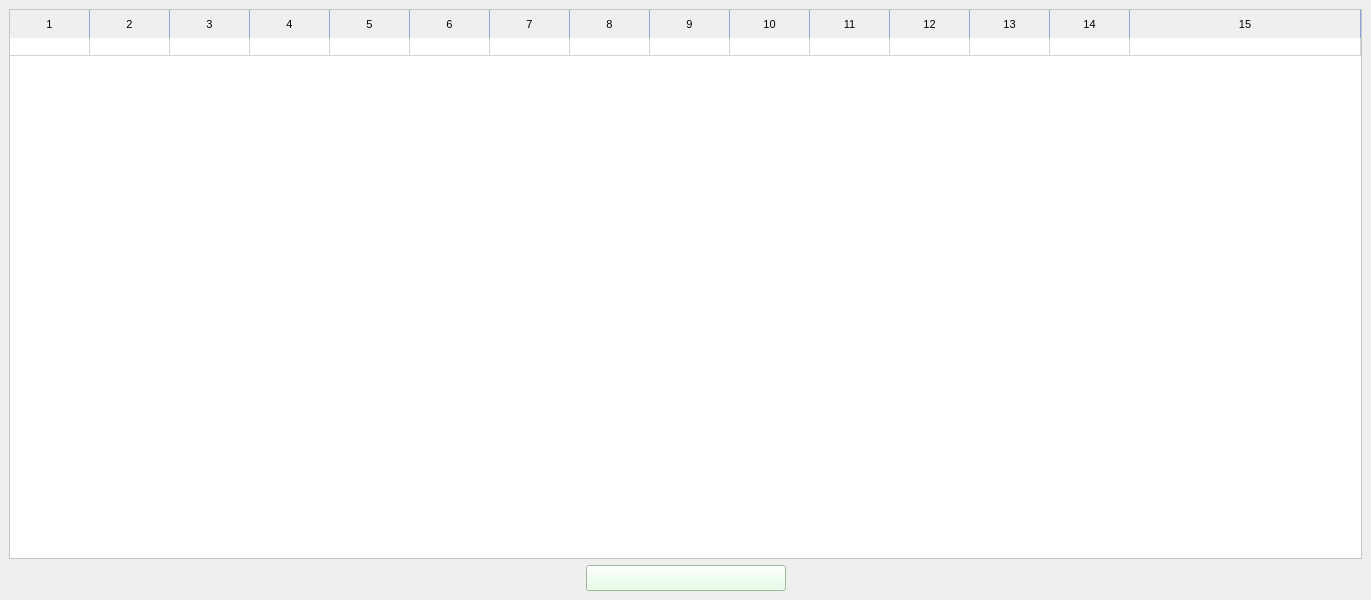
<?xml version="1.0" encoding="UTF-8"?>
<ui version="4.0">
 <class>Table</class>
 <widget class="QMainWindow" name="Table">
  <property name="geometry">
   <rect>
    <x>0</x>
    <y>0</y>
    <width>1371</width>
    <height>600</height>
   </rect>
  </property>
  <property name="windowTitle">
   <string>MainWindow</string>
  </property>
  <widget class="QWidget" name="centralwidget">
   <layout class="QVBoxLayout" name="verticalLayout">
    <item>
     <layout class="QGridLayout" name="gridLayout">
      <item row="0" column="0">
       <widget class="QTableWidget" name="securities_table">
        <property name="sizePolicy">
         <sizepolicy hsizetype="Expanding" vsizetype="Expanding">
          <horstretch>0</horstretch>
          <verstretch>0</verstretch>
         </sizepolicy>
        </property>
        <property name="minimumSize">
         <size>
          <width>0</width>
          <height>0</height>
         </size>
        </property>
        <property name="maximumSize">
         <size>
          <width>16777215</width>
          <height>16777215</height>
         </size>
        </property>
        <property name="baseSize">
         <size>
          <width>600</width>
          <height>0</height>
         </size>
        </property>
        <property name="styleSheet">
         <string notr="true">QTableView {
	font: 8pt &quot;MS Shell Dlg 2&quot;;
background-color:#ffffff;
alternate-background-color:#dedede;
selection-background-color: #0558AB;
selection-color: #ffffff;
}



    QTableView QHeaderView::section
    {
    border-bottom:0px groove #8BA6D9;
    border-left:0px groove #8BA6D9;
    border-right:1px groove #8BA6D9;
    border-top:0px;
    padding:5px;
    background:qlineargradient(x1: 0, y1: 0, x2: 0, y2: 1,
                             stop: 0 #F8FCFE, stop: 0.4 #EBEEF2,
                             stop: 0.5 #E0E5EA, stop: 1.0 #DADEEA);


    color:black;
    outline:0px;
	font: 8pt;
    }

    QTableView::item
    {
    padding:5px;
    outline:0px;
	font: 8pt;
    }</string>
        </property>
        <property name="midLineWidth">
         <number>1</number>
        </property>
        <property name="verticalScrollBarPolicy">
         <enum>Qt::ScrollBarAsNeeded</enum>
        </property>
        <property name="horizontalScrollBarPolicy">
         <enum>Qt::ScrollBarAsNeeded</enum>
        </property>
        <property name="autoScroll">
         <bool>false</bool>
        </property>
        <property name="editTriggers">
         <set>QAbstractItemView::NoEditTriggers</set>
        </property>
        <property name="tabKeyNavigation">
         <bool>false</bool>
        </property>
        <property name="showDropIndicator" stdset="0">
         <bool>false</bool>
        </property>
        <property name="dragDropOverwriteMode">
         <bool>false</bool>
        </property>
        <property name="alternatingRowColors">
         <bool>true</bool>
        </property>
        <property name="selectionMode">
         <enum>QAbstractItemView::SingleSelection</enum>
        </property>
        <property name="selectionBehavior">
         <enum>QAbstractItemView::SelectRows</enum>
        </property>
        <property name="textElideMode">
         <enum>Qt::ElideMiddle</enum>
        </property>
        <property name="showGrid">
         <bool>true</bool>
        </property>
        <property name="gridStyle">
         <enum>Qt::SolidLine</enum>
        </property>
        <property name="sortingEnabled">
         <bool>true</bool>
        </property>
        <property name="wordWrap">
         <bool>false</bool>
        </property>
        <property name="cornerButtonEnabled">
         <bool>false</bool>
        </property>
        <property name="rowCount">
         <number>1</number>
        </property>
        <property name="columnCount">
         <number>15</number>
        </property>
        <attribute name="horizontalHeaderVisible">
         <bool>true</bool>
        </attribute>
        <attribute name="horizontalHeaderCascadingSectionResizes">
         <bool>false</bool>
        </attribute>
        <attribute name="horizontalHeaderDefaultSectionSize">
         <number>80</number>
        </attribute>
        <attribute name="horizontalHeaderHighlightSections">
         <bool>true</bool>
        </attribute>
        <attribute name="horizontalHeaderMinimumSectionSize">
         <number>80</number>
        </attribute>
        <attribute name="horizontalHeaderShowSortIndicator" stdset="0">
         <bool>true</bool>
        </attribute>
        <attribute name="horizontalHeaderStretchLastSection">
         <bool>true</bool>
        </attribute>
        <attribute name="verticalHeaderVisible">
         <bool>false</bool>
        </attribute>
        <attribute name="verticalHeaderCascadingSectionResizes">
         <bool>false</bool>
        </attribute>
        <attribute name="verticalHeaderDefaultSectionSize">
         <number>16</number>
        </attribute>
        <attribute name="verticalHeaderHighlightSections">
         <bool>false</bool>
        </attribute>
        <attribute name="verticalHeaderMinimumSectionSize">
         <number>16</number>
        </attribute>
        <attribute name="verticalHeaderShowSortIndicator" stdset="0">
         <bool>false</bool>
        </attribute>
        <attribute name="verticalHeaderStretchLastSection">
         <bool>false</bool>
        </attribute>
        <row>
         <property name="text">
          <string>1</string>
         </property>
        </row>
        <column/>
        <column/>
        <column/>
        <column/>
        <column/>
        <column/>
        <column/>
        <column/>
        <column/>
        <column/>
        <column/>
        <column/>
        <column/>
        <column/>
        <column/>
       </widget>
      </item>
     </layout>
    </item>
    <item>
     <layout class="QHBoxLayout" name="horizontalLayout">
      <item>
       <spacer name="horizontalSpacer">
        <property name="orientation">
         <enum>Qt::Horizontal</enum>
        </property>
        <property name="sizeHint" stdset="0">
         <size>
          <width>40</width>
          <height>20</height>
         </size>
        </property>
       </spacer>
      </item>
      <item>
       <widget class="QPushButton" name="close_dialog">
        <property name="minimumSize">
         <size>
          <width>200</width>
          <height>0</height>
         </size>
        </property>
        <property name="styleSheet">
         <string notr="true">padding:5 px;
background-color:#deffde;
color: rgb(255, 255, 255);
</string>
        </property>
        <property name="text">
         <string/>
        </property>
        <property name="icon">
         <iconset>
          <normaloff>icons/check.png</normaloff>icons/check.png</iconset>
        </property>
        <property name="iconSize">
         <size>
          <width>32</width>
          <height>32</height>
         </size>
        </property>
       </widget>
      </item>
      <item>
       <spacer name="horizontalSpacer_2">
        <property name="orientation">
         <enum>Qt::Horizontal</enum>
        </property>
        <property name="sizeHint" stdset="0">
         <size>
          <width>40</width>
          <height>20</height>
         </size>
        </property>
       </spacer>
      </item>
     </layout>
    </item>
   </layout>
  </widget>
 </widget>
 <resources/>
 <connections>
  <connection>
   <sender>close_dialog</sender>
   <signal>clicked()</signal>
   <receiver>Table</receiver>
   <slot>close()</slot>
   <hints>
    <hint type="sourcelabel">
     <x>685</x>
     <y>542</y>
    </hint>
    <hint type="destinationlabel">
     <x>685</x>
     <y>299</y>
    </hint>
   </hints>
  </connection>
 </connections>
</ui>
